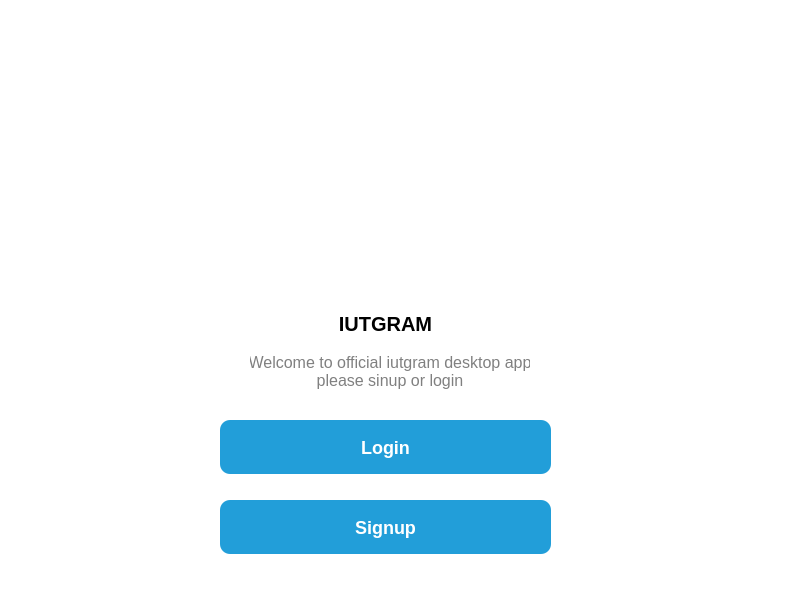
<?xml version="1.0" encoding="UTF-8"?>
<ui version="4.0">
 <class>SetupMain</class>
 <widget class="QWidget" name="SetupMain">
  <property name="geometry">
   <rect>
    <x>0</x>
    <y>0</y>
    <width>800</width>
    <height>600</height>
   </rect>
  </property>
  <property name="minimumSize">
   <size>
    <width>800</width>
    <height>600</height>
   </size>
  </property>
  <property name="maximumSize">
   <size>
    <width>800</width>
    <height>600</height>
   </size>
  </property>
  <property name="windowTitle">
   <string>iutgram</string>
  </property>
  <widget class="QStackedWidget" name="stackedWidget">
   <property name="geometry">
    <rect>
     <x>0</x>
     <y>0</y>
     <width>800</width>
     <height>600</height>
    </rect>
   </property>
   <property name="currentIndex">
    <number>0</number>
   </property>
   <widget class="QWidget" name="startPage">
    <property name="styleSheet">
     <string notr="true">background-color:white;</string>
    </property>
    <widget class="QLabel" name="label">
     <property name="geometry">
      <rect>
       <x>0</x>
       <y>0</y>
       <width>801</width>
       <height>271</height>
      </rect>
     </property>
     <property name="text">
      <string/>
     </property>
     <property name="pixmap">
      <pixmap resource="source.qrc">:/src/img/tel-banner11.png</pixmap>
     </property>
     <property name="scaledContents">
      <bool>true</bool>
     </property>
    </widget>
    <widget class="QLabel" name="label_2">
     <property name="geometry">
      <rect>
       <x>340</x>
       <y>310</y>
       <width>91</width>
       <height>27</height>
      </rect>
     </property>
     <property name="sizePolicy">
      <sizepolicy hsizetype="Preferred" vsizetype="Fixed">
       <horstretch>3</horstretch>
       <verstretch>7</verstretch>
      </sizepolicy>
     </property>
     <property name="styleSheet">
      <string notr="true">color : black;
font-weight:bold;
font-size: 20px;
text-align:center;
</string>
     </property>
     <property name="text">
      <string>IUTGRAM</string>
     </property>
     <property name="alignment">
      <set>Qt::AlignCenter</set>
     </property>
    </widget>
    <widget class="QPushButton" name="btn_start_signup">
     <property name="geometry">
      <rect>
       <x>220</x>
       <y>500</y>
       <width>331</width>
       <height>54</height>
      </rect>
     </property>
     <property name="cursor">
      <cursorShape>PointingHandCursor</cursorShape>
     </property>
     <property name="styleSheet">
      <string notr="true">border-radius:10px;
background-color:#229ED9;
color:white;
font-size:18px;
font-weight:bold;
padding: 15px 0;
</string>
     </property>
     <property name="text">
      <string>Signup</string>
     </property>
    </widget>
    <widget class="QLabel" name="label_3">
     <property name="geometry">
      <rect>
       <x>250</x>
       <y>350</y>
       <width>280</width>
       <height>42</height>
      </rect>
     </property>
     <property name="sizePolicy">
      <sizepolicy hsizetype="Preferred" vsizetype="Fixed">
       <horstretch>0</horstretch>
       <verstretch>0</verstretch>
      </sizepolicy>
     </property>
     <property name="styleSheet">
      <string notr="true">color : gray;
font-size:16px;</string>
     </property>
     <property name="text">
      <string>Welcome to official iutgram desktop app
please sinup or login</string>
     </property>
     <property name="alignment">
      <set>Qt::AlignCenter</set>
     </property>
    </widget>
    <widget class="QPushButton" name="btn_start_login">
     <property name="geometry">
      <rect>
       <x>220</x>
       <y>420</y>
       <width>331</width>
       <height>54</height>
      </rect>
     </property>
     <property name="cursor">
      <cursorShape>PointingHandCursor</cursorShape>
     </property>
     <property name="styleSheet">
      <string notr="true">border-radius:10px;
background-color:#229ED9;
color:white;
font-size:18px;
font-weight:bold;
padding : 15px 0;</string>
     </property>
     <property name="text">
      <string>Login</string>
     </property>
    </widget>
   </widget>
   <widget class="QWidget" name="loginPage">
    <widget class="QWidget" name="loginForm" native="true">
     <property name="geometry">
      <rect>
       <x>120</x>
       <y>100</y>
       <width>571</width>
       <height>421</height>
      </rect>
     </property>
     <property name="styleSheet">
      <string notr="true">#loginForm{background-color:white;
border-radius:10px;
}</string>
     </property>
     <widget class="QLabel" name="label_4">
      <property name="geometry">
       <rect>
        <x>50</x>
        <y>30</y>
        <width>51</width>
        <height>31</height>
       </rect>
      </property>
      <property name="styleSheet">
       <string notr="true">color:black;
font-weight:bold;
font-size:18px;
background-color:white;</string>
      </property>
      <property name="text">
       <string>Login</string>
      </property>
     </widget>
     <widget class="QLabel" name="label_5">
      <property name="geometry">
       <rect>
        <x>50</x>
        <y>80</y>
        <width>391</width>
        <height>41</height>
       </rect>
      </property>
      <property name="styleSheet">
       <string notr="true">color:gray;
font-weight:400;
font-size:14px;
background-color:white;</string>
      </property>
      <property name="text">
       <string>Please Enter your username and password
to login to your account</string>
      </property>
     </widget>
     <widget class="QLabel" name="label_6">
      <property name="geometry">
       <rect>
        <x>50</x>
        <y>180</y>
        <width>101</width>
        <height>31</height>
       </rect>
      </property>
      <property name="styleSheet">
       <string notr="true">color:gray;
font-weight:400;
font-size:16px;
background-color:white;</string>
      </property>
      <property name="text">
       <string>username</string>
      </property>
     </widget>
     <widget class="QLineEdit" name="input_login_username">
      <property name="geometry">
       <rect>
        <x>50</x>
        <y>210</y>
        <width>451</width>
        <height>24</height>
       </rect>
      </property>
      <property name="focusPolicy">
       <enum>Qt::ClickFocus</enum>
      </property>
      <property name="styleSheet">
       <string notr="true">#input_login_username
{
outline:none;
border:none;
border-bottom:1px solid lightgray;
background-color:white;
}
#input_login_username:focus
{
border-bottom:1px solid #40ABE3;
}</string>
      </property>
     </widget>
     <widget class="QLabel" name="label_7">
      <property name="geometry">
       <rect>
        <x>50</x>
        <y>260</y>
        <width>101</width>
        <height>31</height>
       </rect>
      </property>
      <property name="styleSheet">
       <string notr="true">color:gray;
font-weight:400;
font-size:16px;
background-color:white;</string>
      </property>
      <property name="text">
       <string>passsword</string>
      </property>
     </widget>
     <widget class="QLineEdit" name="input_login_password">
      <property name="geometry">
       <rect>
        <x>50</x>
        <y>300</y>
        <width>451</width>
        <height>24</height>
       </rect>
      </property>
      <property name="focusPolicy">
       <enum>Qt::ClickFocus</enum>
      </property>
      <property name="styleSheet">
       <string notr="true">#input_login_password
{
outline:none;
border:none;
border-bottom:1px solid lightgray;
background-color:white;
}
#input_login_password:focus
{
border-bottom:1px solid #40ABE3;
}</string>
      </property>
      <property name="echoMode">
       <enum>QLineEdit::Password</enum>
      </property>
     </widget>
    </widget>
    <widget class="QWidget" name="widget" native="true">
     <property name="geometry">
      <rect>
       <x>0</x>
       <y>0</y>
       <width>801</width>
       <height>181</height>
      </rect>
     </property>
     <property name="styleSheet">
      <string notr="true">background-color: #5683A4;</string>
     </property>
    </widget>
    <widget class="QPushButton" name="btn_login_login">
     <property name="geometry">
      <rect>
       <x>180</x>
       <y>490</y>
       <width>211</width>
       <height>51</height>
      </rect>
     </property>
     <property name="cursor">
      <cursorShape>PointingHandCursor</cursorShape>
     </property>
     <property name="styleSheet">
      <string notr="true">border-radius:10px;
background-color:#5683A4;
color:white;
font-size:18px;
font-weight:bold;
padding : 15px 0;</string>
     </property>
     <property name="text">
      <string>login</string>
     </property>
    </widget>
    <widget class="QPushButton" name="btn_login_cancel">
     <property name="geometry">
      <rect>
       <x>430</x>
       <y>490</y>
       <width>211</width>
       <height>51</height>
      </rect>
     </property>
     <property name="cursor">
      <cursorShape>PointingHandCursor</cursorShape>
     </property>
     <property name="styleSheet">
      <string notr="true">border-radius:10px;
background-color:#519BC7;
color:white;
font-size:18px;
font-weight:bold;
padding : 15px 0;</string>
     </property>
     <property name="text">
      <string>Cancel</string>
     </property>
    </widget>
    <zorder>widget</zorder>
    <zorder>loginForm</zorder>
    <zorder>btn_login_login</zorder>
    <zorder>btn_login_cancel</zorder>
   </widget>
   <widget class="QWidget" name="signupPage">
    <widget class="QWidget" name="signupForm" native="true">
     <property name="geometry">
      <rect>
       <x>120</x>
       <y>50</y>
       <width>571</width>
       <height>501</height>
      </rect>
     </property>
     <property name="styleSheet">
      <string notr="true">#signupForm{
background-color:white;
border-radius:10px;
}</string>
     </property>
     <widget class="QLabel" name="label_8">
      <property name="geometry">
       <rect>
        <x>50</x>
        <y>30</y>
        <width>71</width>
        <height>31</height>
       </rect>
      </property>
      <property name="styleSheet">
       <string notr="true">color:black;
font-weight:bold;
font-size:18px;
background-color:white;</string>
      </property>
      <property name="text">
       <string>SignUp</string>
      </property>
     </widget>
     <widget class="QLabel" name="label_9">
      <property name="geometry">
       <rect>
        <x>50</x>
        <y>80</y>
        <width>391</width>
        <height>41</height>
       </rect>
      </property>
      <property name="styleSheet">
       <string notr="true">color:gray;
font-weight:400;
font-size:14px;
background-color:white;</string>
      </property>
      <property name="text">
       <string>Please Enter your personal information
to create an account</string>
      </property>
     </widget>
     <widget class="QLabel" name="label_10">
      <property name="geometry">
       <rect>
        <x>50</x>
        <y>290</y>
        <width>101</width>
        <height>31</height>
       </rect>
      </property>
      <property name="styleSheet">
       <string notr="true">color:gray;
font-weight:400;
font-size:16px;
background-color:white;</string>
      </property>
      <property name="text">
       <string>username</string>
      </property>
     </widget>
     <widget class="QLineEdit" name="input_signup_password">
      <property name="geometry">
       <rect>
        <x>50</x>
        <y>390</y>
        <width>451</width>
        <height>24</height>
       </rect>
      </property>
      <property name="focusPolicy">
       <enum>Qt::ClickFocus</enum>
      </property>
      <property name="styleSheet">
       <string notr="true">#input_signup_password
{
outline:none;
border:none;
border-bottom:1px solid lightgray;
background-color:white;
}
#input_signup_password:focus
{
border-bottom:1px solid #40ABE3;
}</string>
      </property>
      <property name="echoMode">
       <enum>QLineEdit::Password</enum>
      </property>
     </widget>
     <widget class="QLabel" name="label_11">
      <property name="geometry">
       <rect>
        <x>50</x>
        <y>360</y>
        <width>101</width>
        <height>31</height>
       </rect>
      </property>
      <property name="styleSheet">
       <string notr="true">color:gray;
font-weight:400;
font-size:16px;
background-color:white;</string>
      </property>
      <property name="text">
       <string>passsword</string>
      </property>
     </widget>
     <widget class="QLineEdit" name="input_signup_username">
      <property name="geometry">
       <rect>
        <x>50</x>
        <y>320</y>
        <width>451</width>
        <height>21</height>
       </rect>
      </property>
      <property name="focusPolicy">
       <enum>Qt::ClickFocus</enum>
      </property>
      <property name="styleSheet">
       <string notr="true">#input_signup_username
{
outline:none;
border:none;
border-bottom:1px solid lightgray;
background-color:white;
}
#input_signup_username:focus
{
border-bottom:1px solid #40ABE3;
}</string>
      </property>
      <property name="echoMode">
       <enum>QLineEdit::Normal</enum>
      </property>
     </widget>
     <widget class="QLabel" name="label_12">
      <property name="geometry">
       <rect>
        <x>50</x>
        <y>150</y>
        <width>101</width>
        <height>31</height>
       </rect>
      </property>
      <property name="styleSheet">
       <string notr="true">color:gray;
font-weight:400;
font-size:16px;
background-color:white;</string>
      </property>
      <property name="text">
       <string>firstname</string>
      </property>
     </widget>
     <widget class="QLabel" name="label_13">
      <property name="geometry">
       <rect>
        <x>50</x>
        <y>220</y>
        <width>101</width>
        <height>31</height>
       </rect>
      </property>
      <property name="styleSheet">
       <string notr="true">color:gray;
font-weight:400;
font-size:16px;
background-color:white;</string>
      </property>
      <property name="text">
       <string>lastname</string>
      </property>
     </widget>
     <widget class="QLineEdit" name="input_firstname">
      <property name="geometry">
       <rect>
        <x>50</x>
        <y>180</y>
        <width>451</width>
        <height>24</height>
       </rect>
      </property>
      <property name="focusPolicy">
       <enum>Qt::ClickFocus</enum>
      </property>
      <property name="styleSheet">
       <string notr="true">#input_firstname
{
outline:none;
border:none;
border-bottom:1px solid lightgray;
background-color:white;
}
#input_firstname:focus
{
border-bottom:1px solid #40ABE3;
}</string>
      </property>
      <property name="echoMode">
       <enum>QLineEdit::Normal</enum>
      </property>
     </widget>
     <widget class="QLineEdit" name="input_lastname">
      <property name="geometry">
       <rect>
        <x>50</x>
        <y>250</y>
        <width>451</width>
        <height>24</height>
       </rect>
      </property>
      <property name="focusPolicy">
       <enum>Qt::ClickFocus</enum>
      </property>
      <property name="styleSheet">
       <string notr="true">#input_lastname
{
outline:none;
border:none;
border-bottom:1px solid lightgray;
background-color:white;
}
#input_lastname:focus
{
border-bottom:1px solid #40ABE3;
}</string>
      </property>
      <property name="echoMode">
       <enum>QLineEdit::Normal</enum>
      </property>
     </widget>
    </widget>
    <widget class="QWidget" name="widget_4" native="true">
     <property name="geometry">
      <rect>
       <x>0</x>
       <y>0</y>
       <width>801</width>
       <height>181</height>
      </rect>
     </property>
     <property name="styleSheet">
      <string notr="true">background-color: #5683A4;</string>
     </property>
    </widget>
    <widget class="QPushButton" name="btn_signup_signup">
     <property name="geometry">
      <rect>
       <x>190</x>
       <y>520</y>
       <width>211</width>
       <height>51</height>
      </rect>
     </property>
     <property name="cursor">
      <cursorShape>PointingHandCursor</cursorShape>
     </property>
     <property name="styleSheet">
      <string notr="true">border-radius:10px;
background-color:#5683A4;
color:white;
font-size:18px;
font-weight:bold;
padding : 15px 0;</string>
     </property>
     <property name="text">
      <string>SignUp</string>
     </property>
    </widget>
    <widget class="QPushButton" name="btn_signup_cancel">
     <property name="geometry">
      <rect>
       <x>430</x>
       <y>520</y>
       <width>211</width>
       <height>51</height>
      </rect>
     </property>
     <property name="cursor">
      <cursorShape>PointingHandCursor</cursorShape>
     </property>
     <property name="styleSheet">
      <string notr="true">border-radius:10px;
background-color:#519BC7;
color:white;
font-size:18px;
font-weight:bold;
padding : 15px 0;</string>
     </property>
     <property name="text">
      <string>Cancel</string>
     </property>
    </widget>
    <zorder>widget_4</zorder>
    <zorder>signupForm</zorder>
    <zorder>btn_signup_signup</zorder>
    <zorder>btn_signup_cancel</zorder>
   </widget>
  </widget>
 </widget>
 <resources>
  <include location="source.qrc"/>
 </resources>
 <connections/>
</ui>
